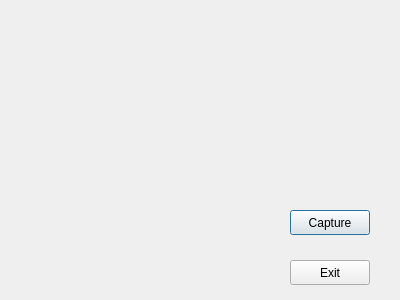
<?xml version="1.0" encoding="UTF-8"?>
<ui version="4.0">
 <class>CameraDialog</class>
 <widget class="QDialog" name="CameraDialog">
  <property name="geometry">
   <rect>
    <x>0</x>
    <y>0</y>
    <width>400</width>
    <height>300</height>
   </rect>
  </property>
  <property name="windowTitle">
   <string>Dialog</string>
  </property>
  <widget class="QPushButton" name="captureButton">
   <property name="geometry">
    <rect>
     <x>290</x>
     <y>210</y>
     <width>80</width>
     <height>25</height>
    </rect>
   </property>
   <property name="text">
    <string>Capture</string>
   </property>
  </widget>
  <widget class="QPushButton" name="exitButton">
   <property name="geometry">
    <rect>
     <x>290</x>
     <y>260</y>
     <width>80</width>
     <height>25</height>
    </rect>
   </property>
   <property name="text">
    <string>Exit</string>
   </property>
  </widget>
 </widget>
 <resources/>
 <connections/>
</ui>
